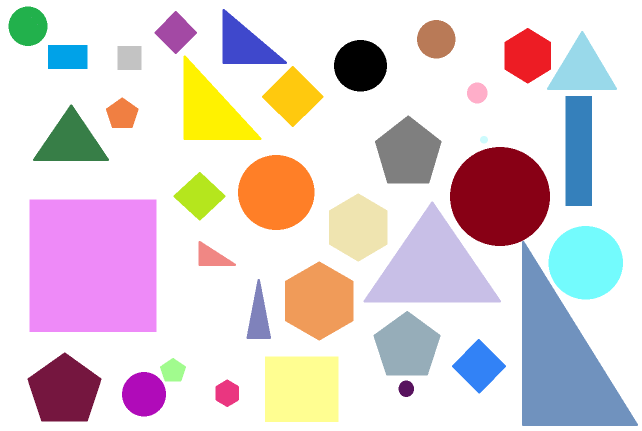
//> input picture RM/RM_mission/视觉练习题/视觉练习题/shape.jpg, 1283 x 861 px (shown at 1/2 size)
$ ./opencv2   (built with g++ and OpenCV 4)
//> lines starting //> are read from the running program, lines starting //| are printed output that depends on the picture; after the words box and inside, x2 and y2 are one past the last pixel; in counts of white or black regions, pixels touching at a corner belong together
#include <opencv2/opencv.hpp>
#include <iostream>
#include <vector>

using namespace cv;
using namespace std;

string get_shape_name(const vector<Point>& contour) {
    string shape_name = "unidentified";
    double peri = arcLength(contour, true);
    vector<Point> approx;
    approxPolyDP(contour, approx, 0.04 * peri, true);
    int n = approx.size();
    if (n == 3) {
        shape_name = "triangle";
    } else if (n == 4) {
        double aspect_ratio = static_cast<double>(boundingRect(approx).width) / boundingRect(approx).height;
        shape_name = (aspect_ratio >= 0.95 && aspect_ratio <= 1.05) ? "square" : "rectangle";
    } else if (n == 5) {
        shape_name = "pentagon";
    } else {
        shape_name = "circle";
    }
    return shape_name;
}

void process_image(Mat& image, int area_threshold) {
    Mat clone = image.clone();
    vector<vector<Point>> contours;
    findContours(clone, contours, RETR_EXTERNAL, CHAIN_APPROX_SIMPLE);
    for (const auto& contour : contours) {
        double area = contourArea(contour);
        if (area < area_threshold) {
            string shape_name = get_shape_name(contour);
            Moments M = moments(contour);
            int cX = static_cast<int>(M.m10 / M.m00);
            int cY = static_cast<int>(M.m01 / M.m00);
            drawContours(clone, vector<vector<Point>>{contour}, -1, Scalar(100, 100, 100), 1);
            putText(clone, shape_name, Point(cX - 20, cY), FONT_HERSHEY_SIMPLEX, 0.5, Scalar(100, 100, 100), 2);
        }
    }
    imshow("Shapes", clone);
}

static void on_trackbar(int val, void* userdata) {
    Mat* image = static_cast<Mat*>(userdata);
    process_image(*image, val);
}

int main() {
    Mat image = imread("RM_misson/shape.jpg");
//> image is the input picture: 861 rows x 1283 cols, CV_8UC3; mean B, G, R 215.2, 211.7, 223.3
    if (image.empty()) {
        cout << "Could not open or find the image" << endl;
        return -1;
    }
    Mat gray;
    cvtColor(image, gray, COLOR_BGR2GRAY);
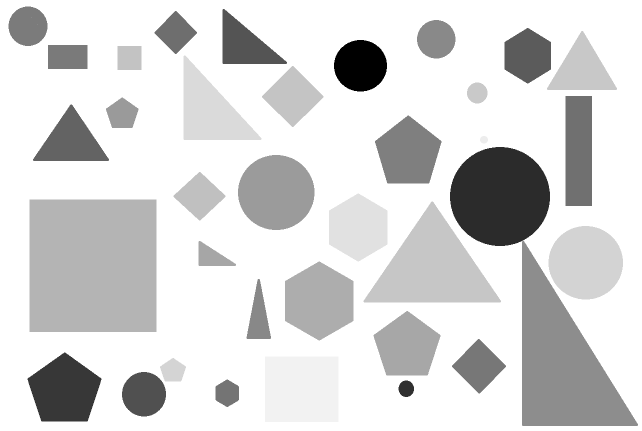
//> gray: 861 rows x 1283 cols, CV_8UC1 (shown at 1/2 size); min 0, max 255, mean 215.5
    Mat opening;
    morphologyEx(gray, opening, MORPH_OPEN, getStructuringElement(MORPH_RECT, Size(2, 2)), Point(-1, -1), 1);
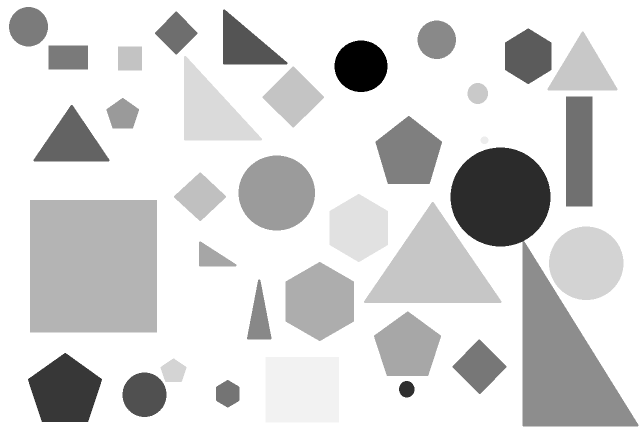
//> opening: 861 rows x 1283 cols, CV_8UC1 (shown at 1/2 size); min 0, max 255, mean 215.5
    Mat blurred;
    GaussianBlur(opening, blurred, Size(1, 1), 0);
    Mat thresh;
    threshold(blurred, thresh, 250, 255, THRESH_BINARY_INV);
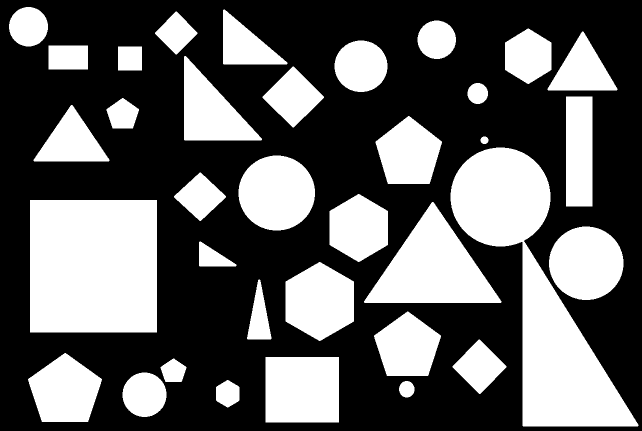
//> thresh: 861 rows x 1283 cols, CV_8UC1 (shown at 1/2 size); 37.9% white; 35 white regions, largest, box (x1, y1, x2, y2) and area: (901, 295, 1277, 853) 75087, (60, 400, 314, 665) 67310, (728, 404, 1003, 606) 28474
    Mat edged;
    Canny(thresh, edged, 50, 150);
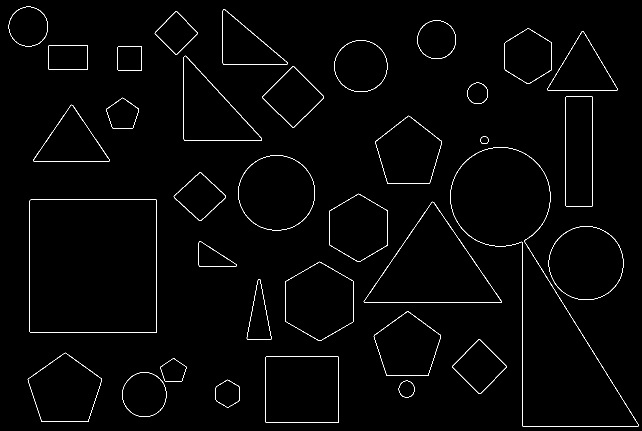
//> edged: 861 rows x 1283 cols, CV_8UC1 (shown at 1/2 size); 1.3% white in thin lines or dots
    namedWindow("Shapes", WINDOW_AUTOSIZE);
    createTrackbar("Area Threshold", "Shapes", &edged, 100000, on_trackbar, &image);
//> (this line was passed over: a library is not available in this run)
    on_trackbar(0, &image);
//> (the run ends here: the program stops with an error, at `findContours(clone, contours, RETR_EXTERNAL, CHAIN_APPROX_SIMPLE);`)
